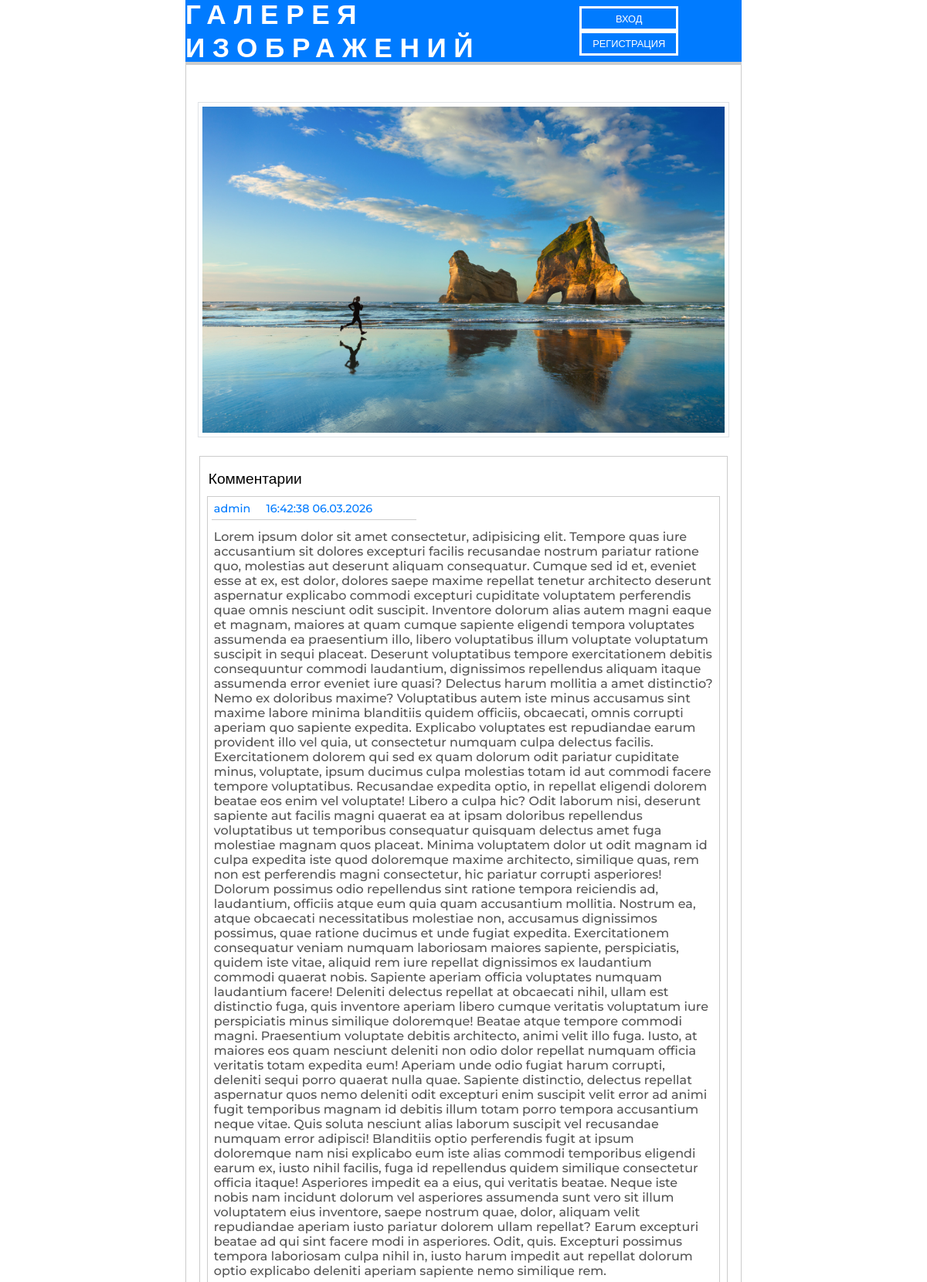
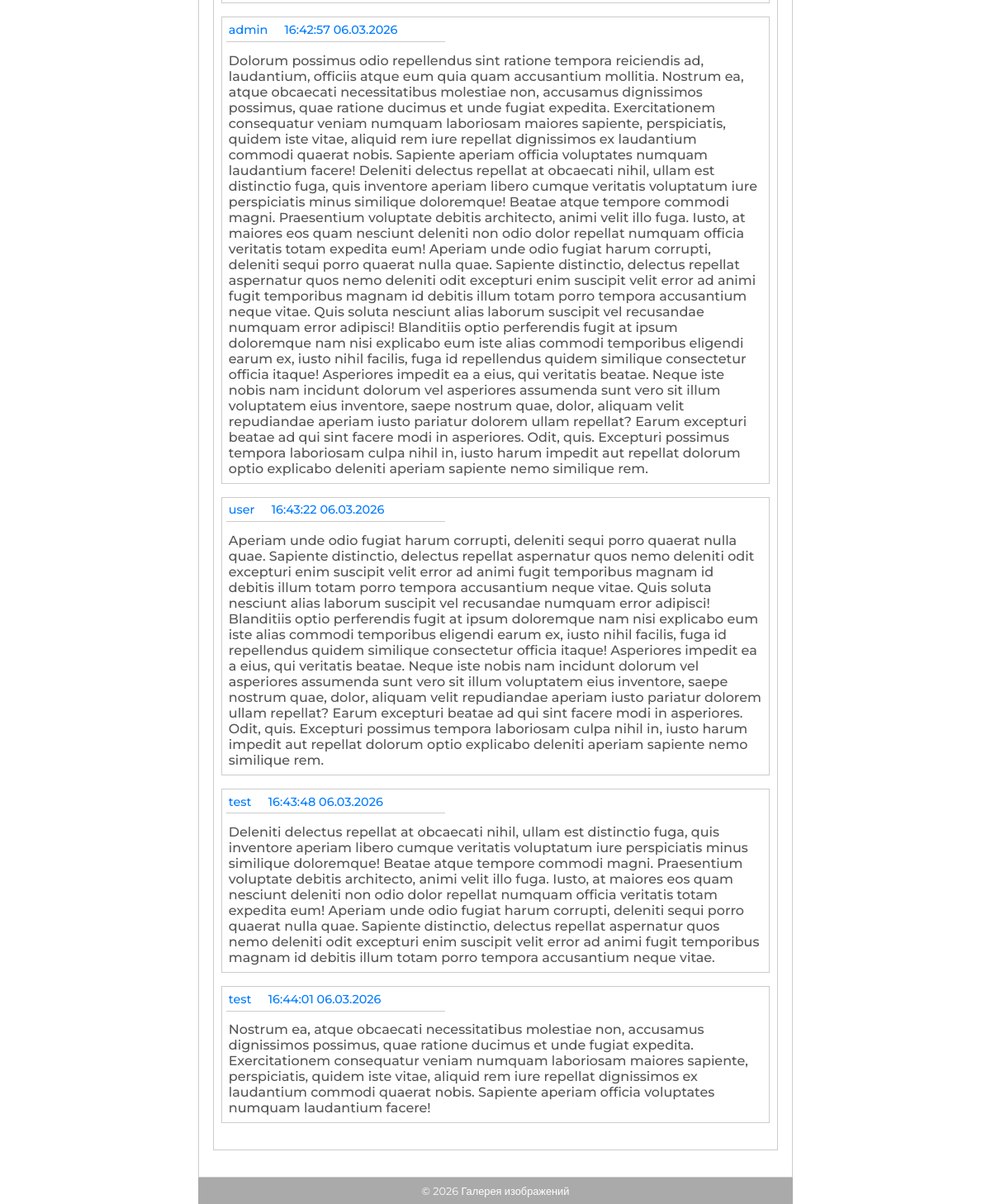
Page /show/display/img01.jpg on the committed database (2 pictures, top to bottom).
### tables this page shows
CREATE TABLE comments (
        id integer primary key autoincrement,
        user_id integer,
        file varchar(128) not null,
        created datetime default current_timestamp,
        comment varchar(512) not null,
        foreign key (user_id) references users (id));

CREATE TABLE users (
        id integer primary key autoincrement,
        login varchar(64) not null,
        email varchar(64) not null,
        password varchar(128) not null,
        created datetime default current_timestamp);

### app/controllers/Controller_Show.php (called while the page is built, shortened)
<?php
    class Controller_Show extends Controller
    {
        public function display(array $data) {
            $file = $data[0];
            $this->model = new Model_Show();
            $comments = $this->model->showComment($file);
            $data = ['file' => $file,
                     'comments' => $comments];
            $this->view->generate('view_show.php', 'view_template.php', $data);
        }
    }

### app/bootstrap.php (called while the page is built, shortened)
<?php
require_once DATA . DIRECTORY_SEPARATOR . 'DB.php';
Route::start();

### index.php (called while the page is built, shortened)
<?php
    require_once 'app' . DIRECTORY_SEPARATOR . 'bootstrap.php';

### app/data/DB.php (called while the page is built, shortened)
<?php
    class DB
    {
        public function __construct() {
            try {
                $this->pdo = new PDO('sqlite:' . DATA . 'db.sqlite');
            } catch (PDOException $e) {
                throw new PDOException($e->getMessage(), (int)$e->getCode());
            }
        }
        function getCommentByProp(string $value, string $prop, string $table){
            $stmt = $this->pdo->prepare("SELECT c.*,u.login FROM $table as c LEFT JOIN users as u on c.user_id = u.id WHERE $prop = :value");
            $stmt->execute([':value' => $value]);
            return $result = $stmt->fetchAll(PDO::FETCH_ASSOC);
        }
    }

### app/models/Model_Show.php (called while the page is built, shortened)
<?php
    class Model_Show extends Model
    {
        public function showComment(string $picture) {
            return $result = (new DB())->getCommentByProp($picture, 'file', 'comments');
        }
    }

### app/views/view_show.php (the view, shortened to what this page needs)
<?php
    $file = $data['file'];
    $comments = $data['comments'];
?>
<div class="div-main-show-container">
    <div class="div-show-picture">
        <img src="<?= URL . 'uploads/' . $file; ?>" class="img-full" alt="<?= $file; ?>">
    </div>
    <div class="div-comment-container">
        <p class="comment-title">Комментарии</p>
        <?php if(!empty($comments)): ?>
            <?php for($i = 0; $i < count($comments); $i++): ?>
                <div class="div-show-comment">
                    <span class="comment-header"><?= $comments[$i]['login']; ?></span>
                    <?php
                        $date = new DateTime($comments[$i]['created'], new DateTimeZone('UTC'));
                        $date->setTimezone(new DateTimeZone('Europe/Moscow'));
                    ?>
                    <span class="comment-header"><?= $date->format('H:i:s d.m.Y'); ?></span>
                    <p class="comment-text"><?= $comments[$i]['comment']; ?></p>
                </div>
            <?php endfor; ?>
        <?php else: ?>
            <p class="comment-no">Пока нет ни одного комментария</p>
        <?php endif; ?>
    </div>
</div>

### css/style_template.css (style rules this page uses)
html { scroll-behavior: smooth; }
* { margin: 0; padding: 0; }
body { font-family: "Montserrat", sans-serif; display: flex; flex-direction: column; align-items: center; min-height: 100vh; }

### css/style_show.css (style rules this page uses)
.div-main-show-container { display: flex; flex-direction: column; align-items: center; justify-content: center; gap: 1.5rem; width: 100%; margin-bottom: 2rem; }
.div-show-picture { width: 95%; display: flex; justify-content: center; }
.img-full { padding: .3rem; background-color: #fff; border: .1rem solid #dee2e6; max-width: 99%; height: auto; }
.div-comment-container { width: 95%; border: .1rem solid #cccccc; padding: 1rem 0 1rem 0; }
.comment-title { font-size: 1.2rem; font-weight: 500; padding: 0 0 .7rem .7rem; }
.div-show-comment { margin: auto; width: 97%; border: .1rem solid #cccccc; margin-bottom: 1rem; padding-top: .3rem; }
.comment-header { font-size: .9rem; font-weight: 500; padding: .5rem; color: #007bff; }
.comment-text { font-size: 1rem; font-weight: 500; padding: .5rem; color: #555555; }

### rows in the picture
comments: user.login "admin", created "16:42:38 06.03.2026", comment "Lorem ipsum dolor sit amet consectetur, adipisicing elit. Tempore quas iure accusantium sit dolores excepturi facilis recusandae nostrum pariatur ratione quo, molestias aut deserunt aliquam consequatur. Cumque sed id et, eveniet esse at ex, est dolor, dolores saepe maxime repellat tenetur architecto deserunt aspernatur explicabo commodi excepturi cupiditate voluptatem perferendis quae omnis nesciunt odit suscipit. Inventore dolorum alias autem magni eaque et magnam, maiores at quam cumque sapiente eligendi tempora voluptates assumenda ea praesentium illo, libero voluptatibus illum voluptate voluptatum suscipit in sequi placeat. Deserunt voluptatibus tempore exercitationem debitis…"
comments: user.login "admin", created "16:42:57 06.03.2026", comment "Dolorum possimus odio repellendus sint ratione tempora reiciendis ad, laudantium, officiis atque eum quia quam accusantium mollitia. Nostrum ea, atque obcaecati necessitatibus molestiae non, accusamus dignissimos possimus, quae ratione ducimus et unde fugiat expedita. Exercitationem consequatur veniam numquam laboriosam maiores sapiente, perspiciatis, quidem iste vitae, aliquid rem iure repellat dignissimos ex laudantium commodi quaerat nobis. Sapiente aperiam officia voluptates numquam laudantium facere! Deleniti delectus repellat at obcaecati nihil, ullam est distinctio fuga, quis inventore aperiam libero cumque veritatis voluptatum iure perspiciatis minus similique doloremque! Beatae…"
comments: user.login "user", created "16:43:22 06.03.2026", comment "Aperiam unde odio fugiat harum corrupti, deleniti sequi porro quaerat nulla quae. Sapiente distinctio, delectus repellat aspernatur quos nemo deleniti odit excepturi enim suscipit velit error ad animi fugit temporibus magnam id debitis illum totam porro tempora accusantium neque vitae. Quis soluta nesciunt alias laborum suscipit vel recusandae numquam error adipisci! Blanditiis optio perferendis fugit at ipsum doloremque nam nisi explicabo eum iste alias commodi temporibus eligendi earum ex, iusto nihil facilis, fuga id repellendus quidem similique consectetur officia itaque! Asperiores impedit ea a eius, qui veritatis beatae. Neque iste nobis nam incidunt dolorum vel asperiores assumenda…"
comments: user.login "test", created "16:43:48 06.03.2026", comment "Deleniti delectus repellat at obcaecati nihil, ullam est distinctio fuga, quis inventore aperiam libero cumque veritatis voluptatum iure perspiciatis minus similique doloremque! Beatae atque tempore commodi magni. Praesentium voluptate debitis architecto, animi velit illo fuga. Iusto, at maiores eos quam nesciunt deleniti non odio dolor repellat numquam officia veritatis totam expedita eum! Aperiam unde odio fugiat harum corrupti, deleniti sequi porro quaerat nulla quae. Sapiente distinctio, delectus repellat aspernatur quos nemo deleniti odit excepturi enim suscipit velit error ad animi fugit temporibus magnam id debitis illum totam porro tempora accusantium neque vitae."
comments: user.login "test", created "16:44:01 06.03.2026", comment "Nostrum ea, atque obcaecati necessitatibus molestiae non, accusamus dignissimos possimus, quae ratione ducimus et unde fugiat expedita. Exercitationem consequatur veniam numquam laboriosam maiores sapiente, perspiciatis, quidem iste vitae, aliquid rem iure repellat dignissimos ex laudantium commodi quaerat nobis. Sapiente aperiam officia voluptates numquam laudantium facere!"
